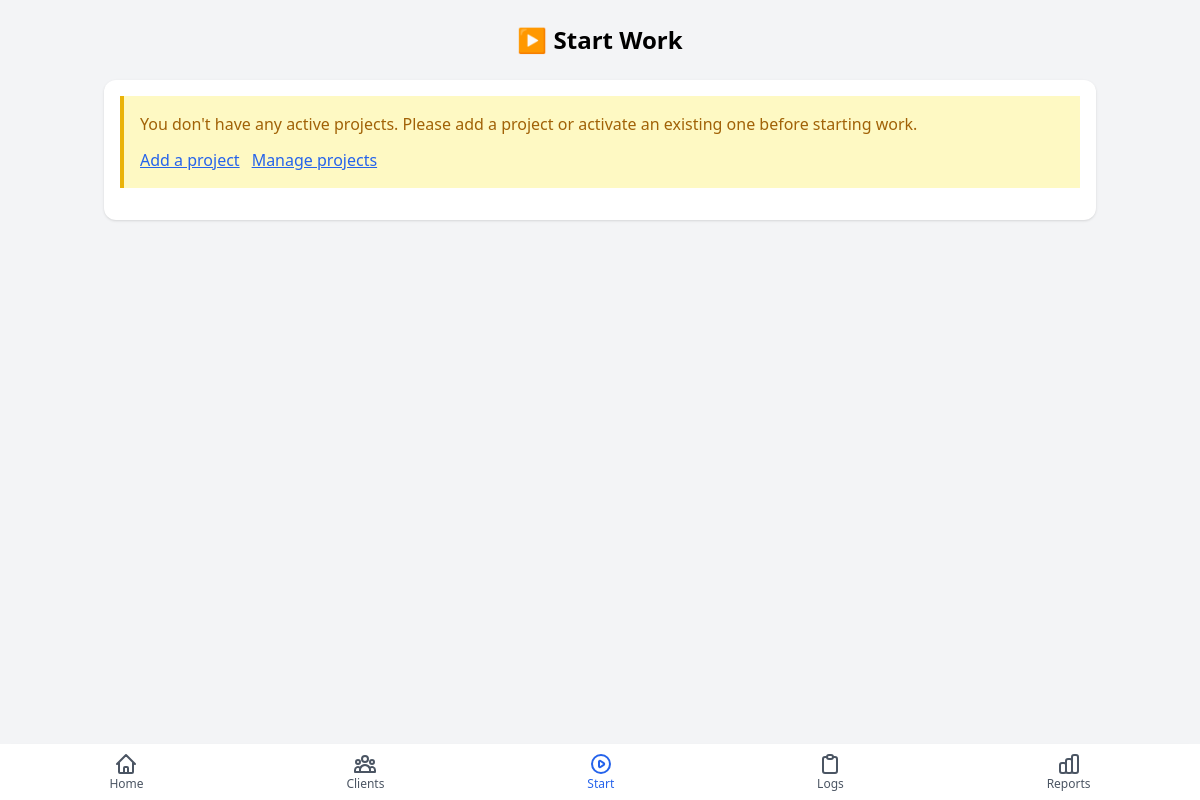
Page /start_work.php on the earlier database version.
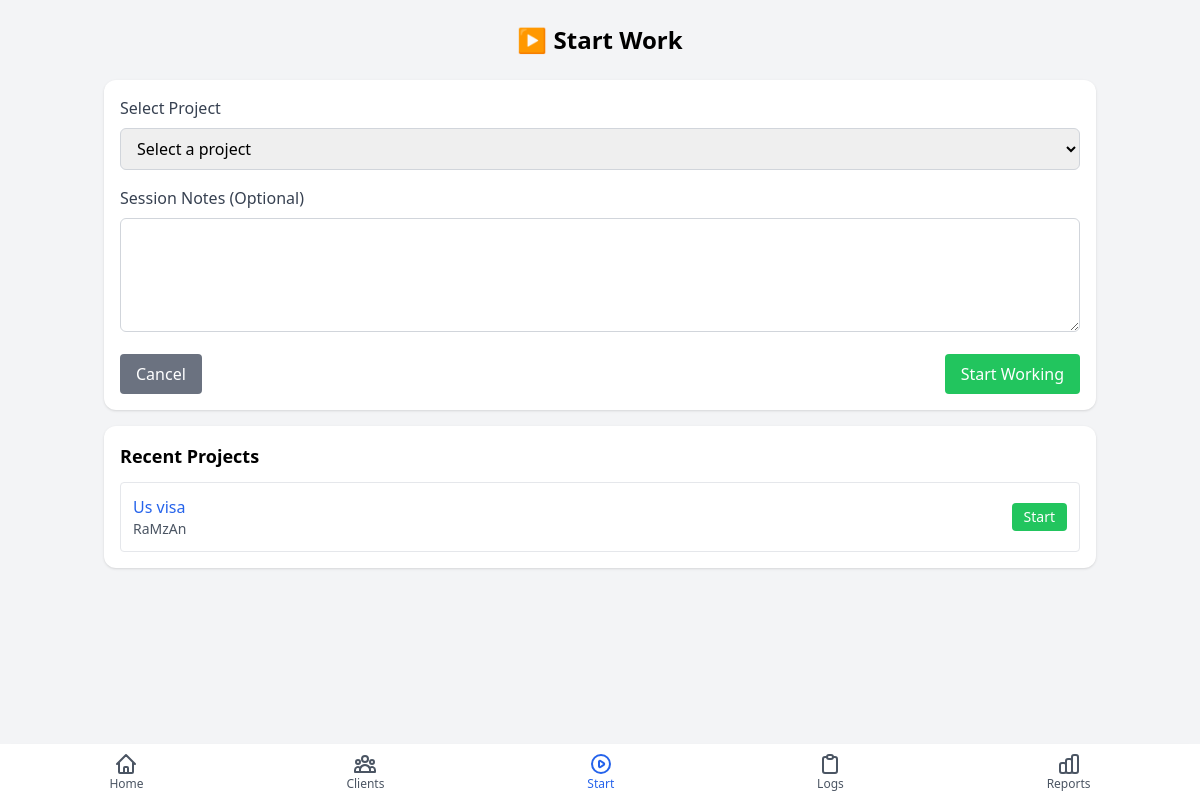
Same page on the later database version.
### tables this page shows
CREATE TABLE projects (
                project_id INTEGER PRIMARY KEY AUTOINCREMENT,
                client_id INTEGER NOT NULL,
                name TEXT NOT NULL,
                notes TEXT,
                is_active BOOLEAN DEFAULT 1,
                created_at TIMESTAMP DEFAULT CURRENT_TIMESTAMP,
                updated_at TIMESTAMP DEFAULT CURRENT_TIMESTAMP,
                FOREIGN KEY (client_id) REFERENCES clients (client_id) ON DELETE CASCADE
            );

### start_work.php (the view, shortened to what this page needs)
<?php
require_once 'includes/header.php';
$pdo = getDbConnection();
$stmt = $pdo->query("
    SELECT
        p.project_id,
        p.name as project_name,
        c.name as client_name
    FROM projects p
    JOIN clients c ON p.client_id = c.client_id
    WHERE p.is_active = 1
    ORDER BY c.name, p.name
");
$projects = $stmt->fetchAll(PDO::FETCH_ASSOC);
?>
<div class="bg-white rounded-xl shadow p-4 mb-4">
    <?php if (empty($projects)): ?>
    <div class="bg-yellow-100 border-l-4 border-yellow-500 text-yellow-700 p-4 mb-4" role="alert">
        <p>You don't have any active projects. Please add a project or activate an existing one before starting work.</p>
        <div class="mt-3 flex space-x-3">
            <a href="add_project.php" class="text-blue-600 underline">Add a project</a>
            <a href="clients.php" class="text-blue-600 underline">Manage projects</a>
        </div>
    </div>
    <?php else: ?>
    <form method="POST" action="start_work.php">
        <div class="mb-4">
            <label for="projectSelect" class="block text-gray-700 font-medium mb-2">Select Project</label>
            <select id="projectSelect" name="projectSelect" class="w-full px-3 py-2 border border-gray-300 rounded-md focus:outline-none focus:ring-2 focus:ring-blue-500" required>
                <option value="">Select a project</option>
            </select>
        </div>
        <div class="mb-4">
            <label for="sessionNotes" class="block text-gray-700 font-medium mb-2">Session Notes (Optional)</label>
            <textarea id="sessionNotes" name="sessionNotes" rows="4" class="w-full px-3 py-2 border border-gray-300 rounded-md focus:outline-none focus:ring-2 focus:ring-blue-500"><?php echo htmlspecialchars($notes ?? ''); ?></textarea>
        </div>
        <div class="flex justify-between">
            <a href="index.php" class="bg-gray-500 hover:bg-gray-600 text-white py-2 px-4 rounded">
                Cancel
            </a>
            <button type="submit" class="bg-green-500 hover:bg-green-600 text-white py-2 px-4 rounded">
                Start Working
            </button>
        </div>
    </form>
    <?php endif; ?>
</div>
<?php
$stmt = $pdo->query("
    SELECT
        p.project_id,
        p.name as project_name,
        c.name as client_name,
        MAX(ws.start_time) as last_used
    FROM work_sessions ws
    JOIN projects p ON ws.project_id = p.project_id
    JOIN clients c ON p.client_id = c.client_id
    WHERE p.is_active = 1
    GROUP BY p.project_id
    ORDER BY last_used DESC
    LIMIT 5
");
$recentProjects = $stmt->fetchAll(PDO::FETCH_ASSOC);
if (!empty($recentProjects)):
?>
<div class="bg-white rounded-xl shadow p-4 mb-4">
    <h2 class="text-lg font-semibold mb-3">Recent Projects</h2>
    <div class="space-y-2">
        <?php foreach ($recentProjects as $project): ?>
        <form method="POST" action="start_work.php" class="border border-gray-200 rounded p-3 hover:bg-gray-50">
            <div class="flex justify-between items-center">
                <div>
                    <h3 class="font-medium text-blue-600"><?php echo htmlspecialchars($project['project_name']); ?></h3>
                    <p class="text-sm text-gray-600"><?php echo htmlspecialchars($project['client_name']); ?></p>
                </div>
                <button type="submit" class="bg-green-500 hover:bg-green-600 text-white py-1 px-3 rounded text-sm">
                    Start
                </button>
            </div>
        </form>
        <?php endforeach; ?>
    </div>
</div>
<?php endif; ?>
<?php
require_once 'includes/footer.php';
?>

Differences in the rows shown:
added projects: name "Us visa", client_name "RaMzAn"
Other differences:
form field projectSelect: (not shown) → "Select a project"
text no longer shown: "You don't have any active projects. Please add a project or activate an existing one before starting work. Add a project Manage projects"
text now shown: "Select Project Session Notes (Optional) Cancel Start Working Recent Projects"
